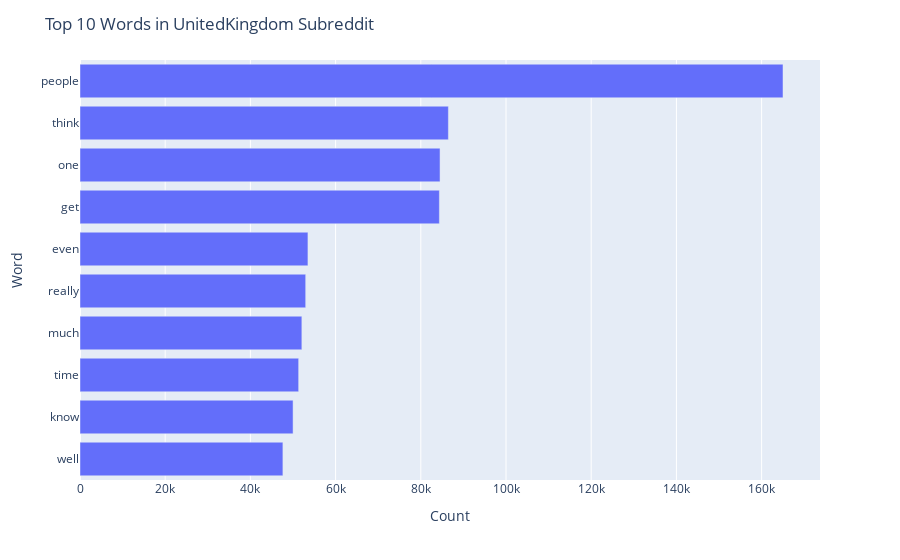

Notebook cell for this chart:
### Markdown cell above
Two of the most common words used are "com" and "www" which could indicate that people post many links to websites on r/houston.

### Code cell
uk_top_10 = fd_2.most_common(10)
uk_fdist = pd.Series(dict(uk_top_10))

fig = px.bar(y=uk_fdist.index, x=uk_fdist.values)
fig.update_layout(title="Top 10 Words in UnitedKingdom Subreddit", xaxis_title="Count", yaxis_title="Word", barmode='stack', yaxis={'categoryorder':'total ascending'})
fig.show()

### Figure 1 — Plotly figure (JSON) as saved in the notebook; plotly's stock layout.template omitted (floating-point values rounded to 4 significant figures)
{"data": [{"alignmentgroup": "True", "hovertemplate": "x=%{x}<br>y=%{y}<extra></extra>", "legendgroup": "", "marker": {"color": "#636efa", "pattern": {"shape": ""}}, "name": "", "offsetgroup": "", "orientation": "h", "showlegend": false, "textposition": "auto", "type": "bar", "x": [165022, 86476, 84516, 84362, 53507, 52979, 52079, 51329, 50017, 47629], "xaxis": "x", "y": ["people", "think", "one", "get", "even", "really", "much", "time", "know", "well"], "yaxis": "y"}], "layout": {"autosize": true, "barmode": "stack", "legend": {"tracegroupgap": 0}, "margin": {"t": 60}, "title": {"text": "Top 10 Words in UnitedKingdom Subreddit"}, "xaxis": {"anchor": "y", "autorange": true, "domain": [0, 1], "range": [0, 173700.0], "title": {"text": "Count"}, "type": "linear"}, "yaxis": {"anchor": "x", "autorange": true, "categoryorder": "total ascending", "domain": [0, 1], "range": [-0.5, 9.5], "title": {"text": "Word"}, "type": "category"}}}
